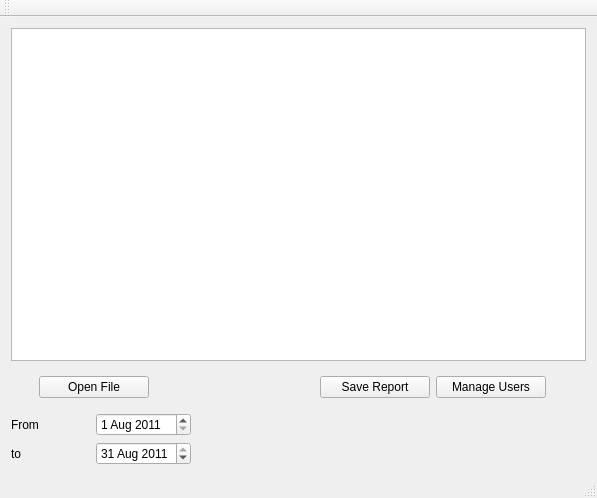
<?xml version="1.0" encoding="UTF-8"?>
<ui version="4.0">
 <class>NewSalary</class>
 <widget class="QMainWindow" name="NewSalary">
  <property name="geometry">
   <rect>
    <x>0</x>
    <y>0</y>
    <width>597</width>
    <height>498</height>
   </rect>
  </property>
  <property name="windowTitle">
   <string>Raqeeb</string>
  </property>
  <widget class="QWidget" name="centralWidget">
   <layout class="QVBoxLayout" name="verticalLayout_3">
    <item>
     <layout class="QVBoxLayout" name="verticalLayout_2" stretch="10,2,2">
      <property name="spacing">
       <number>15</number>
      </property>
      <item>
       <widget class="QTableWidget" name="tableWidget">
        <property name="sortingEnabled">
         <bool>true</bool>
        </property>
        <attribute name="horizontalHeaderDefaultSectionSize">
         <number>130</number>
        </attribute>
        <attribute name="horizontalHeaderStretchLastSection">
         <bool>true</bool>
        </attribute>
       </widget>
      </item>
      <item>
       <layout class="QHBoxLayout" name="horizontalLayout" stretch="1,4,6,4,4,0">
        <item>
         <spacer name="horizontalSpacer_3">
          <property name="orientation">
           <enum>Qt::Horizontal</enum>
          </property>
          <property name="sizeHint" stdset="0">
           <size>
            <width>13</width>
            <height>20</height>
           </size>
          </property>
         </spacer>
        </item>
        <item>
         <widget class="QPushButton" name="pbtn_openFile">
          <property name="text">
           <string>Open File</string>
          </property>
         </widget>
        </item>
        <item>
         <spacer name="horizontalSpacer">
          <property name="orientation">
           <enum>Qt::Horizontal</enum>
          </property>
          <property name="sizeHint" stdset="0">
           <size>
            <width>40</width>
            <height>20</height>
           </size>
          </property>
         </spacer>
        </item>
        <item>
         <widget class="QPushButton" name="pbtn_SaveReport">
          <property name="text">
           <string>Save Report</string>
          </property>
         </widget>
        </item>
        <item>
         <widget class="QPushButton" name="pbtn_ManageUsers">
          <property name="text">
           <string>Manage Users</string>
          </property>
         </widget>
        </item>
        <item>
         <spacer name="horizontalSpacer_2">
          <property name="orientation">
           <enum>Qt::Horizontal</enum>
          </property>
          <property name="sizeHint" stdset="0">
           <size>
            <width>40</width>
            <height>20</height>
           </size>
          </property>
         </spacer>
        </item>
       </layout>
      </item>
      <item>
       <layout class="QVBoxLayout" name="verticalLayout">
        <item>
         <layout class="QHBoxLayout" name="horizontalLayout_2" stretch="1,1,5">
          <item>
           <widget class="QLabel" name="label">
            <property name="text">
             <string>From</string>
            </property>
           </widget>
          </item>
          <item>
           <widget class="QDateEdit" name="dFromDate">
            <property name="date">
             <date>
              <year>2011</year>
              <month>8</month>
              <day>1</day>
             </date>
            </property>
            <property name="calendarPopup">
             <bool>false</bool>
            </property>
           </widget>
          </item>
          <item>
           <spacer name="horizontalSpacer_4">
            <property name="orientation">
             <enum>Qt::Horizontal</enum>
            </property>
            <property name="sizeHint" stdset="0">
             <size>
              <width>40</width>
              <height>20</height>
             </size>
            </property>
           </spacer>
          </item>
         </layout>
        </item>
        <item>
         <layout class="QHBoxLayout" name="horizontalLayout_3" stretch="1,1,5">
          <item>
           <widget class="QLabel" name="label_2">
            <property name="text">
             <string>to</string>
            </property>
           </widget>
          </item>
          <item>
           <widget class="QDateEdit" name="dToDate">
            <property name="date">
             <date>
              <year>2011</year>
              <month>8</month>
              <day>31</day>
             </date>
            </property>
            <property name="calendarPopup">
             <bool>false</bool>
            </property>
           </widget>
          </item>
          <item>
           <spacer name="horizontalSpacer_5">
            <property name="orientation">
             <enum>Qt::Horizontal</enum>
            </property>
            <property name="sizeHint" stdset="0">
             <size>
              <width>40</width>
              <height>20</height>
             </size>
            </property>
           </spacer>
          </item>
         </layout>
        </item>
       </layout>
      </item>
     </layout>
    </item>
   </layout>
  </widget>
  <widget class="QToolBar" name="mainToolBar">
   <attribute name="toolBarArea">
    <enum>TopToolBarArea</enum>
   </attribute>
   <attribute name="toolBarBreak">
    <bool>false</bool>
   </attribute>
  </widget>
  <widget class="QStatusBar" name="statusBar"/>
  <action name="actionOpen">
   <property name="text">
    <string>Open</string>
   </property>
  </action>
  <action name="actionExit">
   <property name="text">
    <string>Save</string>
   </property>
  </action>
  <action name="actionExit_2">
   <property name="text">
    <string>Exit</string>
   </property>
  </action>
  <action name="actionOppen">
   <property name="text">
    <string>open</string>
   </property>
  </action>
  <action name="actionSaveReport">
   <property name="text">
    <string>Save Report</string>
   </property>
  </action>
  <action name="actionClose">
   <property name="text">
    <string>Exit</string>
   </property>
  </action>
  <action name="actionManage">
   <property name="text">
    <string>Manage</string>
   </property>
  </action>
  <action name="actionAdd_User">
   <property name="text">
    <string>Add User</string>
   </property>
  </action>
 </widget>
 <layoutdefault spacing="6" margin="11"/>
 <resources/>
 <connections/>
</ui>
